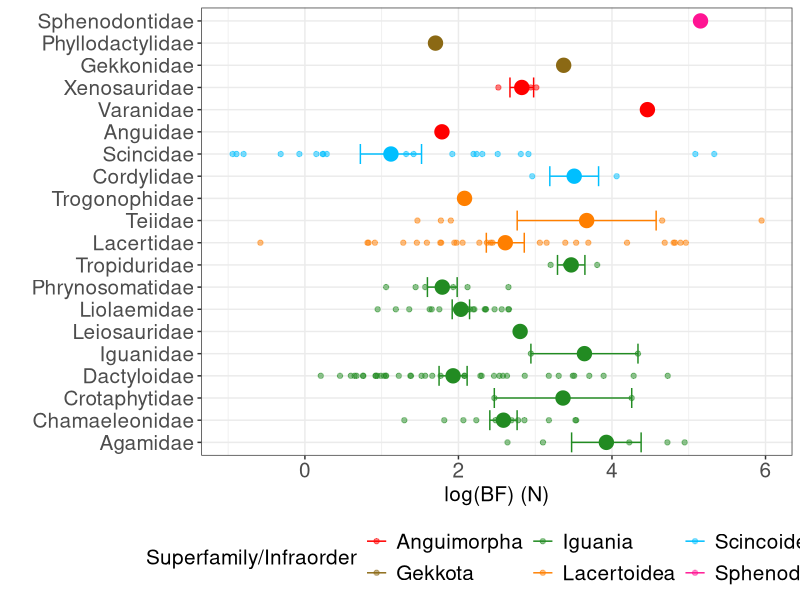

Write the R code that produced this figure. (Note: this script raises an error after producing the figure.)
# Create mean bite-force ± 1 SE plot for each of the lepidosaur families coloured by superfamily/infraorder group
# Sep 2020

## Load libraries
library(tidyverse)

##------------------------------------------------
## Read in the data 
##------------------------------------------------

max_bf_overall <- read.csv("data/max_bf_overall.csv", stringsAsFactors = T)

##------------------------------------------------
## Create plot showing the distribution of bite-forces among the 20 lepidosaur families in my dataset. 
## Colours represent the superfamily/infraorder groups. 
## Larger points represent the mean bite-force for the family, error bars represent ± 1 SE.
##------------------------------------------------

# First, relevel families so they are in alphabetical order
max_bf_overall <- 
  max_bf_overall %>%
  mutate(Family = factor(Family, levels = c("Agamidae", "Chamaeleonidae", "Crotaphytidae", "Dactyloidae", "Iguanidae", "Leiosauridae", "Liolaemidae", "Phrynosomatidae", "Tropiduridae", "Lacertidae", "Teiidae", "Trogonophidae", "Cordylidae", "Scincidae", "Anguidae", "Varanidae", "Xenosauridae","Gekkonidae", "Phyllodactylidae", "Sphenodontidae")))

# Create a summary of the mean bite-force and SE for each family
family.summary <- max_bf_overall %>%
  group_by(Family) %>%
  summarise(
    MeanBF = mean(log(max_bf)),
    SeBF = sd(log(max_bf))/sqrt(n()),
    HigherTaxonomy = HigherTaxonomy # had to add a higher taxonomy column as wouldn't work without!
  ) %>%
  distinct()

# Create the plot 

ggplot(max_bf_overall, aes(x = Family, y = log(max_bf), colour = HigherTaxonomy)) +
  geom_point(alpha = 0.5) +
  geom_point(data= family.summary, aes(y = MeanBF, size = 1), show.legend =  FALSE) +
  geom_errorbar(data = family.summary, aes(y = MeanBF, ymin = MeanBF - SeBF, ymax = MeanBF + SeBF)) +
  scale_colour_manual(values = c("red","goldenrod4","forestgreen","darkorange1","deepskyblue1", "deeppink1")) +
  theme_bw() +
  xlab("") +
  ylab("log(BF) (N)") +
  labs(colour=("Superfamily/Infraorder")) +
  coord_flip() +
  ylim(-1, 6)  +
  theme(axis.text.x = element_text(size = 15),
        axis.text.y = element_text(size = 15),  
        axis.title.x = element_text(size = 15),
        axis.title.y = element_text(size = 15),
        legend.text = element_text(size = 15),
        legend.title =  element_text(size = 15),
        legend.position = "bottom")


# Save the plot
# ggsave("figures/bf-superfamily-mean-se.png", dpi = 300,width = 9, height = 10)

##------------------------------------------------
## Fit PGLS ANOVA model testing whether
## bite-force differs between superfamily/infraorder group
## Remember you need to combine the data with 
## the phylogenyfirst to run PGLS models
##------------------------------------------------

# Run the model
bf_highertax <- pgls(log(max_bf) ~ HigherTaxonomy, data = lepidosaur,
                     lambda = "ML")

# Check model diagnostics to make sure everything is ok
par(mfrow=c(2,2))
plot(bf_highertax)
anova(bf_highertax)
summary(bf_highertax)

